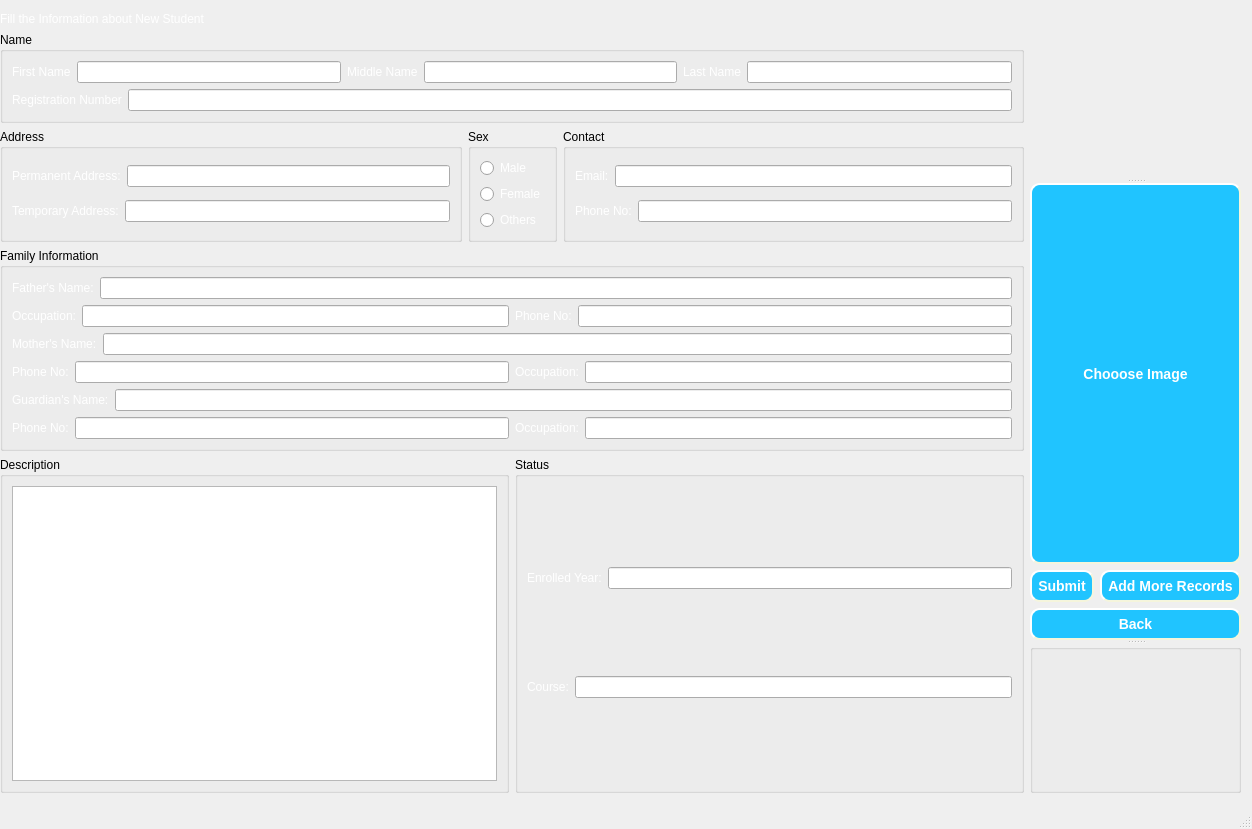
<?xml version="1.0" encoding="UTF-8"?>
<ui version="4.0">
 <class>add_Student</class>
 <widget class="QMainWindow" name="add_Student">
  <property name="geometry">
   <rect>
    <x>0</x>
    <y>0</y>
    <width>1252</width>
    <height>829</height>
   </rect>
  </property>
  <property name="sizePolicy">
   <sizepolicy hsizetype="Preferred" vsizetype="Preferred">
    <horstretch>0</horstretch>
    <verstretch>0</verstretch>
   </sizepolicy>
  </property>
  <property name="windowTitle">
   <string>Add Student</string>
  </property>
  <property name="windowIcon">
   <iconset resource="resources.qrc">
    <normaloff>:/new/images/icons/logoicon.ico</normaloff>:/new/images/icons/logoicon.ico</iconset>
  </property>
  <property name="styleSheet">
   <string notr="true">#centralwidget {
background-image: url(:/new/images/Images/back.jpg);
}
QPushButton {
    background-color: blue;
    border-style: outset;
    border-width: 2px;
    border-radius: 10px;
    border-color: beige;
    font: bold 14px;
	color:white;
    min-width: 10em;
    padding: 6px;
}
QPushButton:pressed {
    background-color: rgb(224, 0, 0);
    border-style: inset;
}</string>
  </property>
  <widget class="QWidget" name="centralwidget">
   <widget class="QWidget" name="layoutWidget">
    <property name="geometry">
     <rect>
      <x>0</x>
      <y>12</y>
      <width>1241</width>
      <height>781</height>
     </rect>
    </property>
    <layout class="QHBoxLayout" name="horizontalLayout_27">
     <item>
      <layout class="QVBoxLayout" name="verticalLayout_17">
       <item>
        <widget class="QLabel" name="label">
         <property name="styleSheet">
          <string notr="true">qproperty-alignment: AlignCenter;
font: 20pt &quot;MS Shell Dlg 2&quot;;
color:white;</string>
         </property>
         <property name="text">
          <string>Fill the Information about New Student</string>
         </property>
        </widget>
       </item>
       <item>
        <layout class="QVBoxLayout" name="verticalLayout_16">
         <item>
          <widget class="QGroupBox" name="groupBox">
           <property name="styleSheet">
            <string notr="true">font: 16pt &quot;MS UI Gothic&quot;;</string>
           </property>
           <property name="title">
            <string>Name</string>
           </property>
           <layout class="QVBoxLayout" name="verticalLayout_15">
            <item>
             <layout class="QVBoxLayout" name="verticalLayout_4">
              <item>
               <layout class="QHBoxLayout" name="horizontalLayout_9">
                <item>
                 <layout class="QHBoxLayout" name="horizontalLayout_6">
                  <item>
                   <widget class="QLabel" name="label_2">
                    <property name="styleSheet">
                     <string notr="true">font: 12pt &quot;MS Shell Dlg 2&quot;;
color:white;</string>
                    </property>
                    <property name="text">
                     <string>First Name</string>
                    </property>
                   </widget>
                  </item>
                  <item>
                   <widget class="QLineEdit" name="student_frstname">
                    <property name="styleSheet">
                     <string notr="true">font: 10pt &quot;MS Shell Dlg 2&quot;;</string>
                    </property>
                   </widget>
                  </item>
                 </layout>
                </item>
                <item>
                 <layout class="QHBoxLayout" name="horizontalLayout_7">
                  <item>
                   <widget class="QLabel" name="label_3">
                    <property name="styleSheet">
                     <string notr="true">font: 12pt &quot;MS Shell Dlg 2&quot;;
color:white;</string>
                    </property>
                    <property name="text">
                     <string>Middle Name</string>
                    </property>
                   </widget>
                  </item>
                  <item>
                   <widget class="QLineEdit" name="Student_midname">
                    <property name="styleSheet">
                     <string notr="true">font: 10pt &quot;MS Shell Dlg 2&quot;;</string>
                    </property>
                   </widget>
                  </item>
                 </layout>
                </item>
                <item>
                 <layout class="QHBoxLayout" name="horizontalLayout_8">
                  <item>
                   <widget class="QLabel" name="label_4">
                    <property name="styleSheet">
                     <string notr="true">font: 12pt &quot;MS Shell Dlg 2&quot;;
color:white;</string>
                    </property>
                    <property name="text">
                     <string>Last Name</string>
                    </property>
                   </widget>
                  </item>
                  <item>
                   <widget class="QLineEdit" name="Student_lastname">
                    <property name="styleSheet">
                     <string notr="true">font: 10pt &quot;MS Shell Dlg 2&quot;;</string>
                    </property>
                   </widget>
                  </item>
                 </layout>
                </item>
               </layout>
              </item>
              <item>
               <layout class="QHBoxLayout" name="horizontalLayout_5">
                <item>
                 <widget class="QLabel" name="label_18">
                  <property name="styleSheet">
                   <string notr="true">font: 12pt &quot;MS Shell Dlg 2&quot;;
color:white;</string>
                  </property>
                  <property name="text">
                   <string>Registration Number</string>
                  </property>
                 </widget>
                </item>
                <item>
                 <widget class="QLineEdit" name="registrationNumber"/>
                </item>
               </layout>
              </item>
             </layout>
            </item>
           </layout>
          </widget>
         </item>
         <item>
          <layout class="QVBoxLayout" name="verticalLayout_12">
           <item>
            <layout class="QVBoxLayout" name="verticalLayout_11">
             <item>
              <layout class="QHBoxLayout" name="horizontalLayout_24">
               <item>
                <widget class="QGroupBox" name="groupBox_2">
                 <property name="styleSheet">
                  <string notr="true">font: 16pt &quot;MS UI Gothic&quot;;</string>
                 </property>
                 <property name="title">
                  <string>Address</string>
                 </property>
                 <layout class="QVBoxLayout" name="verticalLayout_3">
                  <item>
                   <layout class="QHBoxLayout" name="horizontalLayout_3">
                    <item>
                     <widget class="QLabel" name="label_5">
                      <property name="styleSheet">
                       <string notr="true">font: 12pt &quot;MS Shell Dlg 2&quot;;
color:white;</string>
                      </property>
                      <property name="text">
                       <string>Permanent Address:</string>
                      </property>
                     </widget>
                    </item>
                    <item>
                     <widget class="QLineEdit" name="Student_permanentAdd">
                      <property name="styleSheet">
                       <string notr="true">font: 10pt &quot;MS Shell Dlg 2&quot;;</string>
                      </property>
                     </widget>
                    </item>
                   </layout>
                  </item>
                  <item>
                   <layout class="QHBoxLayout" name="horizontalLayout_4">
                    <item>
                     <widget class="QLabel" name="label_6">
                      <property name="styleSheet">
                       <string notr="true">font: 12pt &quot;MS Shell Dlg 2&quot;;
color:white;</string>
                      </property>
                      <property name="text">
                       <string>Temporary Address:</string>
                      </property>
                     </widget>
                    </item>
                    <item>
                     <widget class="QLineEdit" name="Student_TemporaryAdd">
                      <property name="styleSheet">
                       <string notr="true">font: 10pt &quot;MS Shell Dlg 2&quot;;</string>
                      </property>
                     </widget>
                    </item>
                   </layout>
                  </item>
                 </layout>
                </widget>
               </item>
               <item>
                <widget class="QGroupBox" name="groupBox_3">
                 <property name="styleSheet">
                  <string notr="true">font: 16pt &quot;MS UI Gothic&quot;;</string>
                 </property>
                 <property name="title">
                  <string>Sex</string>
                 </property>
                 <layout class="QVBoxLayout" name="verticalLayout_2">
                  <item>
                   <widget class="QRadioButton" name="Stu_male">
                    <property name="styleSheet">
                     <string notr="true">font: 12pt &quot;MS Shell Dlg 2&quot;;
color:white;</string>
                    </property>
                    <property name="text">
                     <string>Male</string>
                    </property>
                   </widget>
                  </item>
                  <item>
                   <widget class="QRadioButton" name="Stu_female">
                    <property name="styleSheet">
                     <string notr="true">font: 12pt &quot;MS Shell Dlg 2&quot;;
color:white;</string>
                    </property>
                    <property name="text">
                     <string>Female</string>
                    </property>
                   </widget>
                  </item>
                  <item>
                   <widget class="QRadioButton" name="Stu_others">
                    <property name="styleSheet">
                     <string notr="true">font: 12pt &quot;MS Shell Dlg 2&quot;;
color:white;</string>
                    </property>
                    <property name="text">
                     <string>Others</string>
                    </property>
                   </widget>
                  </item>
                 </layout>
                </widget>
               </item>
               <item>
                <widget class="QGroupBox" name="groupBox_4">
                 <property name="styleSheet">
                  <string notr="true">font: 16pt &quot;MS UI Gothic&quot;;</string>
                 </property>
                 <property name="title">
                  <string>Contact</string>
                 </property>
                 <layout class="QVBoxLayout" name="verticalLayout">
                  <item>
                   <layout class="QHBoxLayout" name="horizontalLayout">
                    <item>
                     <widget class="QLabel" name="label_7">
                      <property name="styleSheet">
                       <string notr="true">font: 12pt &quot;MS Shell Dlg 2&quot;;
color:white;</string>
                      </property>
                      <property name="text">
                       <string>Email:</string>
                      </property>
                     </widget>
                    </item>
                    <item>
                     <widget class="QLineEdit" name="Student_email">
                      <property name="styleSheet">
                       <string notr="true">font: 10pt &quot;MS Shell Dlg 2&quot;;</string>
                      </property>
                     </widget>
                    </item>
                   </layout>
                  </item>
                  <item>
                   <layout class="QHBoxLayout" name="horizontalLayout_2">
                    <item>
                     <widget class="QLabel" name="label_8">
                      <property name="styleSheet">
                       <string notr="true">font: 12pt &quot;MS Shell Dlg 2&quot;;
color:white;</string>
                      </property>
                      <property name="text">
                       <string>Phone No:</string>
                      </property>
                     </widget>
                    </item>
                    <item>
                     <widget class="QLineEdit" name="Student_phone">
                      <property name="styleSheet">
                       <string notr="true">font: 10pt &quot;MS Shell Dlg 2&quot;;</string>
                      </property>
                     </widget>
                    </item>
                   </layout>
                  </item>
                 </layout>
                </widget>
               </item>
              </layout>
             </item>
             <item>
              <widget class="QGroupBox" name="groupBox_5">
               <property name="styleSheet">
                <string notr="true">font: 16pt &quot;MS UI Gothic&quot;;</string>
               </property>
               <property name="title">
                <string>Family Information</string>
               </property>
               <layout class="QVBoxLayout" name="verticalLayout_8">
                <item>
                 <layout class="QVBoxLayout" name="verticalLayout_5">
                  <item>
                   <layout class="QHBoxLayout" name="horizontalLayout_10">
                    <item>
                     <widget class="QLabel" name="label_9">
                      <property name="styleSheet">
                       <string notr="true">font: 12pt &quot;MS Shell Dlg 2&quot;;
color:white;</string>
                      </property>
                      <property name="text">
                       <string>Father's Name:</string>
                      </property>
                     </widget>
                    </item>
                    <item>
                     <widget class="QLineEdit" name="Student_fathername">
                      <property name="styleSheet">
                       <string notr="true">font: 10pt &quot;MS Shell Dlg 2&quot;;</string>
                      </property>
                     </widget>
                    </item>
                   </layout>
                  </item>
                  <item>
                   <layout class="QHBoxLayout" name="horizontalLayout_13">
                    <item>
                     <layout class="QHBoxLayout" name="horizontalLayout_12">
                      <item>
                       <widget class="QLabel" name="label_11">
                        <property name="styleSheet">
                         <string notr="true">font: 12pt &quot;MS Shell Dlg 2&quot;;
color:white;</string>
                        </property>
                        <property name="text">
                         <string>Occupation:</string>
                        </property>
                       </widget>
                      </item>
                      <item>
                       <widget class="QLineEdit" name="Student_FatherOccupation">
                        <property name="styleSheet">
                         <string notr="true">font: 10pt &quot;MS Shell Dlg 2&quot;;</string>
                        </property>
                       </widget>
                      </item>
                     </layout>
                    </item>
                    <item>
                     <layout class="QHBoxLayout" name="horizontalLayout_11">
                      <item>
                       <widget class="QLabel" name="label_10">
                        <property name="styleSheet">
                         <string notr="true">font: 12pt &quot;MS Shell Dlg 2&quot;;
color:white;</string>
                        </property>
                        <property name="text">
                         <string>Phone No:</string>
                        </property>
                       </widget>
                      </item>
                      <item>
                       <widget class="QLineEdit" name="Student_fatherphone">
                        <property name="styleSheet">
                         <string notr="true">font: 10pt &quot;MS Shell Dlg 2&quot;;</string>
                        </property>
                       </widget>
                      </item>
                     </layout>
                    </item>
                   </layout>
                  </item>
                 </layout>
                </item>
                <item>
                 <layout class="QVBoxLayout" name="verticalLayout_6">
                  <item>
                   <layout class="QHBoxLayout" name="horizontalLayout_14">
                    <item>
                     <widget class="QLabel" name="label_12">
                      <property name="styleSheet">
                       <string notr="true">font: 12pt &quot;MS Shell Dlg 2&quot;;
color:white;</string>
                      </property>
                      <property name="text">
                       <string>Mother's Name:</string>
                      </property>
                     </widget>
                    </item>
                    <item>
                     <widget class="QLineEdit" name="Student_Mothername">
                      <property name="styleSheet">
                       <string notr="true">font: 10pt &quot;MS Shell Dlg 2&quot;;</string>
                      </property>
                     </widget>
                    </item>
                   </layout>
                  </item>
                  <item>
                   <layout class="QHBoxLayout" name="horizontalLayout_17">
                    <item>
                     <layout class="QHBoxLayout" name="horizontalLayout_15">
                      <item>
                       <widget class="QLabel" name="label_13">
                        <property name="styleSheet">
                         <string notr="true">font: 12pt &quot;MS Shell Dlg 2&quot;;
color:white;</string>
                        </property>
                        <property name="text">
                         <string>Phone No:</string>
                        </property>
                       </widget>
                      </item>
                      <item>
                       <widget class="QLineEdit" name="Student_MotherPhone">
                        <property name="styleSheet">
                         <string notr="true">font: 10pt &quot;MS Shell Dlg 2&quot;;</string>
                        </property>
                       </widget>
                      </item>
                     </layout>
                    </item>
                    <item>
                     <layout class="QHBoxLayout" name="horizontalLayout_16">
                      <item>
                       <widget class="QLabel" name="label_14">
                        <property name="styleSheet">
                         <string notr="true">font: 12pt &quot;MS Shell Dlg 2&quot;;
color:white;</string>
                        </property>
                        <property name="text">
                         <string>Occupation:</string>
                        </property>
                       </widget>
                      </item>
                      <item>
                       <widget class="QLineEdit" name="Student_motheroccupation">
                        <property name="styleSheet">
                         <string notr="true">font: 10pt &quot;MS Shell Dlg 2&quot;;</string>
                        </property>
                       </widget>
                      </item>
                     </layout>
                    </item>
                   </layout>
                  </item>
                 </layout>
                </item>
                <item>
                 <layout class="QVBoxLayout" name="verticalLayout_7">
                  <item>
                   <layout class="QHBoxLayout" name="horizontalLayout_18">
                    <item>
                     <widget class="QLabel" name="label_15">
                      <property name="styleSheet">
                       <string notr="true">font: 12pt &quot;MS Shell Dlg 2&quot;;
color:white;</string>
                      </property>
                      <property name="text">
                       <string>Guardian's Name:</string>
                      </property>
                     </widget>
                    </item>
                    <item>
                     <widget class="QLineEdit" name="Student_GuardianName"/>
                    </item>
                   </layout>
                  </item>
                  <item>
                   <layout class="QHBoxLayout" name="horizontalLayout_21">
                    <item>
                     <layout class="QHBoxLayout" name="horizontalLayout_19">
                      <item>
                       <widget class="QLabel" name="label_16">
                        <property name="styleSheet">
                         <string notr="true">font: 12pt &quot;MS Shell Dlg 2&quot;;
color:white;</string>
                        </property>
                        <property name="text">
                         <string>Phone No:</string>
                        </property>
                       </widget>
                      </item>
                      <item>
                       <widget class="QLineEdit" name="Student_guardianphone">
                        <property name="styleSheet">
                         <string notr="true">font: 10pt &quot;MS Shell Dlg 2&quot;;</string>
                        </property>
                       </widget>
                      </item>
                     </layout>
                    </item>
                    <item>
                     <layout class="QHBoxLayout" name="horizontalLayout_20">
                      <item>
                       <widget class="QLabel" name="label_17">
                        <property name="styleSheet">
                         <string notr="true">font: 12pt &quot;MS Shell Dlg 2&quot;;
color:white;</string>
                        </property>
                        <property name="text">
                         <string>Occupation:</string>
                        </property>
                       </widget>
                      </item>
                      <item>
                       <widget class="QLineEdit" name="Student_guardianoccupation">
                        <property name="styleSheet">
                         <string notr="true">font: 10pt &quot;MS Shell Dlg 2&quot;;</string>
                        </property>
                       </widget>
                      </item>
                     </layout>
                    </item>
                   </layout>
                  </item>
                 </layout>
                </item>
               </layout>
              </widget>
             </item>
            </layout>
           </item>
           <item>
            <layout class="QHBoxLayout" name="horizontalLayout_25">
             <item>
              <widget class="QGroupBox" name="groupBox_7">
               <property name="styleSheet">
                <string notr="true">font: 16pt &quot;MS UI Gothic&quot;;</string>
               </property>
               <property name="title">
                <string>Description</string>
               </property>
               <layout class="QVBoxLayout" name="verticalLayout_9">
                <item>
                 <widget class="QTextEdit" name="Student_Description">
                  <property name="styleSheet">
                   <string notr="true">font: 12pt &quot;MS Shell Dlg 2&quot;;
</string>
                  </property>
                 </widget>
                </item>
               </layout>
              </widget>
             </item>
             <item>
              <widget class="QGroupBox" name="groupBox_6">
               <property name="styleSheet">
                <string notr="true">font: 16pt &quot;MS UI Gothic&quot;;</string>
               </property>
               <property name="title">
                <string>Status</string>
               </property>
               <layout class="QVBoxLayout" name="verticalLayout_10">
                <item>
                 <layout class="QHBoxLayout" name="horizontalLayout_22">
                  <item>
                   <widget class="QLabel" name="label_27">
                    <property name="styleSheet">
                     <string notr="true">font: 12pt &quot;MS Shell Dlg 2&quot;;
color:white;</string>
                    </property>
                    <property name="text">
                     <string>Enrolled Year:</string>
                    </property>
                   </widget>
                  </item>
                  <item>
                   <widget class="QLineEdit" name="Student_enrolledeyear">
                    <property name="styleSheet">
                     <string notr="true">font: 10pt &quot;MS Shell Dlg 2&quot;;</string>
                    </property>
                   </widget>
                  </item>
                 </layout>
                </item>
                <item>
                 <layout class="QHBoxLayout" name="horizontalLayout_23">
                  <item>
                   <widget class="QLabel" name="label_28">
                    <property name="styleSheet">
                     <string notr="true">font: 12pt &quot;MS Shell Dlg 2&quot;;
color:white;</string>
                    </property>
                    <property name="text">
                     <string>Course:</string>
                    </property>
                   </widget>
                  </item>
                  <item>
                   <widget class="QLineEdit" name="Student_Course">
                    <property name="styleSheet">
                     <string notr="true">font: 10pt &quot;MS Shell Dlg 2&quot;;</string>
                    </property>
                   </widget>
                  </item>
                 </layout>
                </item>
               </layout>
              </widget>
             </item>
            </layout>
           </item>
          </layout>
         </item>
        </layout>
       </item>
      </layout>
     </item>
     <item>
      <widget class="QSplitter" name="splitter_2">
       <property name="orientation">
        <enum>Qt::Vertical</enum>
       </property>
       <widget class="QWidget" name="layoutWidget">
        <layout class="QVBoxLayout" name="verticalLayout_14">
         <item>
          <layout class="QVBoxLayout" name="verticalLayout_13">
           <item>
            <widget class="QSplitter" name="splitter">
             <property name="orientation">
              <enum>Qt::Vertical</enum>
             </property>
             <widget class="QLabel" name="Student_photo">
              <property name="text">
               <string/>
              </property>
              <property name="pixmap">
               <pixmap resource="resources.qrc">:/img/na.jpg</pixmap>
              </property>
              <property name="scaledContents">
               <bool>true</bool>
              </property>
             </widget>
             <widget class="QPushButton" name="chooseImage">
              <property name="styleSheet">
               <string notr="true">background-color: rgb(32, 196, 255);</string>
              </property>
              <property name="text">
               <string>Chooose Image</string>
              </property>
             </widget>
            </widget>
           </item>
           <item>
            <layout class="QHBoxLayout" name="horizontalLayout_26">
             <item>
              <widget class="QPushButton" name="Student_submit">
               <property name="styleSheet">
                <string notr="true">background-color: rgb(32, 196, 255);</string>
               </property>
               <property name="text">
                <string>Submit</string>
               </property>
              </widget>
             </item>
             <item>
              <widget class="QPushButton" name="addmore">
               <property name="font">
                <font>
                 <pointsize>-1</pointsize>
                 <weight>75</weight>
                 <italic>false</italic>
                 <bold>true</bold>
                </font>
               </property>
               <property name="styleSheet">
                <string notr="true">background-color: rgb(32, 196, 255);</string>
               </property>
               <property name="text">
                <string>Add More Records</string>
               </property>
              </widget>
             </item>
            </layout>
           </item>
          </layout>
         </item>
         <item>
          <widget class="QPushButton" name="panel">
           <property name="font">
            <font>
             <pointsize>-1</pointsize>
             <weight>75</weight>
             <italic>false</italic>
             <bold>true</bold>
            </font>
           </property>
           <property name="styleSheet">
            <string notr="true">background-color: rgb(32, 196, 255);

</string>
           </property>
           <property name="text">
            <string>Back</string>
           </property>
          </widget>
         </item>
        </layout>
       </widget>
       <widget class="QGroupBox" name="groupBox_8">
        <property name="title">
         <string/>
        </property>
       </widget>
      </widget>
     </item>
    </layout>
   </widget>
  </widget>
  <widget class="QStatusBar" name="statusbar"/>
  <action name="actionAbout_US">
   <property name="text">
    <string>About US</string>
   </property>
  </action>
 </widget>
 <resources>
  <include location="resources.qrc"/>
 </resources>
 <connections/>
</ui>
